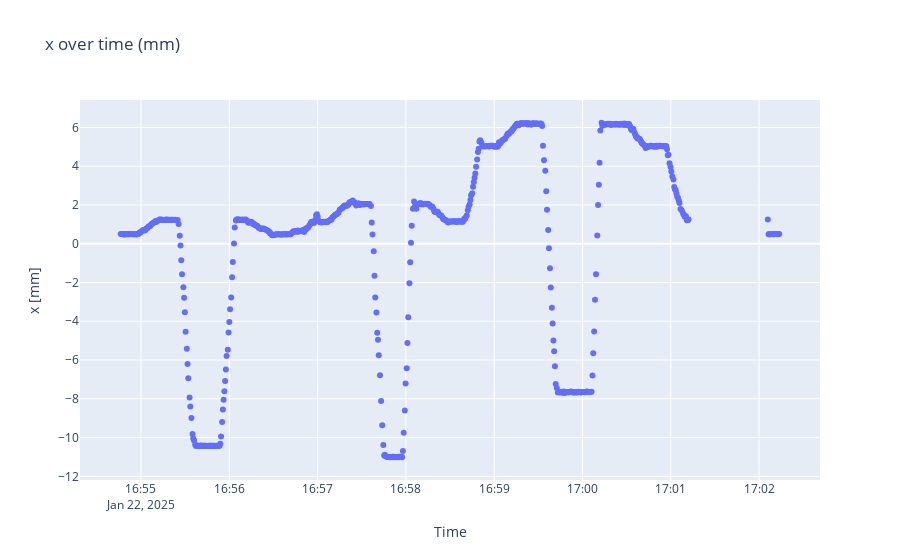
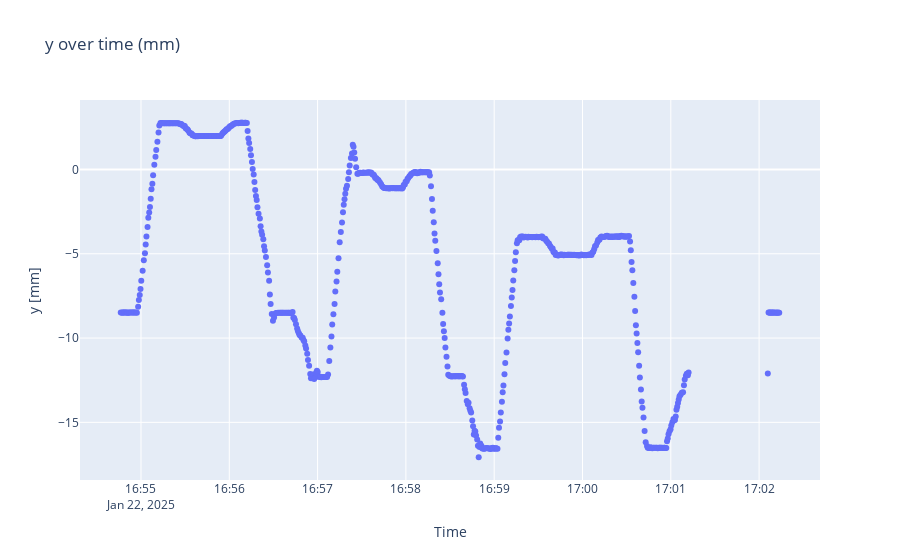
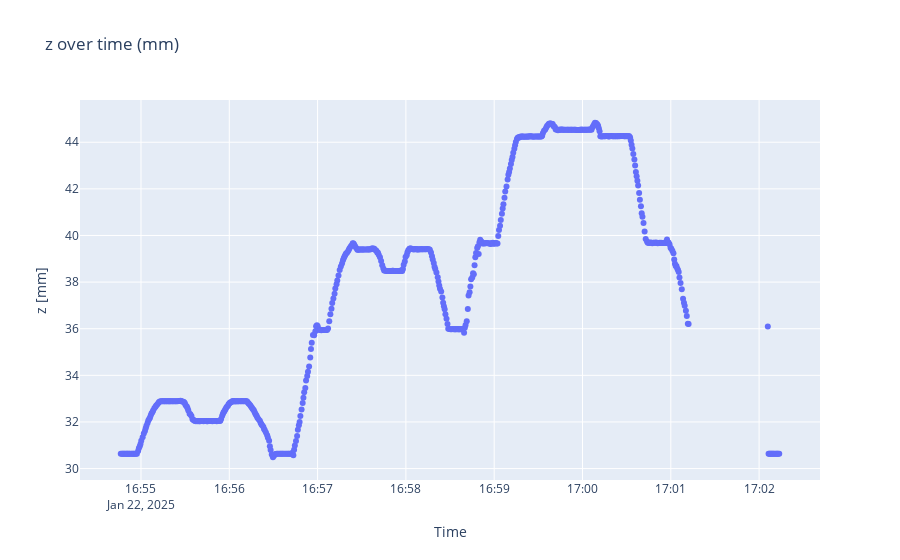

Notebook cell for these charts, in order:
### Code cell
locplots(locpred, timestamps)

### Figure 1 — Plotly figure (JSON) as saved in the notebook; plotly's stock layout.template omitted (floating-point values rounded to 4 significant figures; data arrays with more than 128 entries replaced by an {"elided": "..."} marker saying what was removed)
{"data": [{"mode": "markers", "type": "scatter", "x": {"elided": "639 str values"}, "y": {"elided": "639 float values"}}], "layout": {"title": {"text": "x over time (mm)"}, "xaxis": {"title": {"text": "Time"}}, "yaxis": {"scaleanchor": "y", "title": {"text": "x [mm]"}}}}

### Figure 2 — Plotly figure (JSON) as saved in the notebook; plotly's stock layout.template omitted (floating-point values rounded to 4 significant figures; data arrays with more than 128 entries replaced by an {"elided": "..."} marker saying what was removed)
{"data": [{"mode": "markers", "type": "scatter", "x": {"elided": "639 str values"}, "y": {"elided": "639 float values"}}], "layout": {"title": {"text": "y over time (mm)"}, "xaxis": {"title": {"text": "Time"}}, "yaxis": {"scaleanchor": "y", "title": {"text": "y [mm]"}}}}

### Figure 3 — Plotly figure (JSON) as saved in the notebook; plotly's stock layout.template omitted (floating-point values rounded to 4 significant figures; data arrays with more than 128 entries replaced by an {"elided": "..."} marker saying what was removed)
{"data": [{"mode": "markers", "type": "scatter", "x": {"elided": "639 str values"}, "y": {"elided": "639 float values"}}], "layout": {"title": {"text": "z over time (mm)"}, "xaxis": {"title": {"text": "Time"}}, "yaxis": {"scaleanchor": "y", "title": {"text": "z [mm]"}}}}
